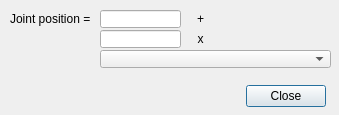
<?xml version="1.0" encoding="UTF-8"?>
<ui version="4.0">
 <class>CQDlgDependencyEquation</class>
 <widget class="QDialog" name="CQDlgDependencyEquation">
  <property name="geometry">
   <rect>
    <x>0</x>
    <y>0</y>
    <width>339</width>
    <height>115</height>
   </rect>
  </property>
  <property name="windowTitle">
   <string>Joint Dependency Equation</string>
  </property>
  <property name="locale">
   <locale language="English" country="UnitedStates"/>
  </property>
  <widget class="QLabel" name="label">
   <property name="geometry">
    <rect>
     <x>10</x>
     <y>10</y>
     <width>91</width>
     <height>18</height>
    </rect>
   </property>
   <property name="text">
    <string>Joint position =</string>
   </property>
  </widget>
  <widget class="QLineEdit" name="qqOffset">
   <property name="geometry">
    <rect>
     <x>100</x>
     <y>10</y>
     <width>81</width>
     <height>18</height>
    </rect>
   </property>
  </widget>
  <widget class="QLabel" name="label_2">
   <property name="geometry">
    <rect>
     <x>190</x>
     <y>10</y>
     <width>21</width>
     <height>18</height>
    </rect>
   </property>
   <property name="text">
    <string>+</string>
   </property>
   <property name="alignment">
    <set>Qt::AlignCenter</set>
   </property>
  </widget>
  <widget class="QLineEdit" name="qqCoeff">
   <property name="geometry">
    <rect>
     <x>100</x>
     <y>30</y>
     <width>81</width>
     <height>18</height>
    </rect>
   </property>
  </widget>
  <widget class="QLabel" name="label_3">
   <property name="geometry">
    <rect>
     <x>190</x>
     <y>30</y>
     <width>21</width>
     <height>18</height>
    </rect>
   </property>
   <property name="text">
    <string>x</string>
   </property>
   <property name="alignment">
    <set>Qt::AlignCenter</set>
   </property>
  </widget>
  <widget class="QComboBox" name="qqCombo">
   <property name="geometry">
    <rect>
     <x>100</x>
     <y>50</y>
     <width>231</width>
     <height>18</height>
    </rect>
   </property>
  </widget>
  <widget class="QDialogButtonBox" name="qqClose">
   <property name="geometry">
    <rect>
     <x>15</x>
     <y>80</y>
     <width>311</width>
     <height>32</height>
    </rect>
   </property>
   <property name="standardButtons">
    <set>QDialogButtonBox::Close</set>
   </property>
  </widget>
 </widget>
 <resources/>
 <connections/>
</ui>
